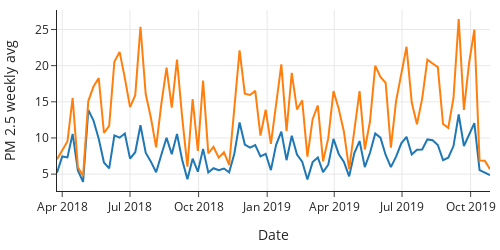

Notebook source saved alongside this figure:
### Code cell
fig = px.line(ts_aqs_nc4, x='date', y='pm25aqs',
              title='',
              width=500, height=250)

fig.add_trace(go.Scatter(x=ts_pa_nc4['date'], y=ts_pa_nc4['pm25pa']))
fig.update_xaxes(title='Date')
fig.update_yaxes(title='PM 2.5 weekly avg')
fig.update_layout(showlegend=False)
fig.show()
